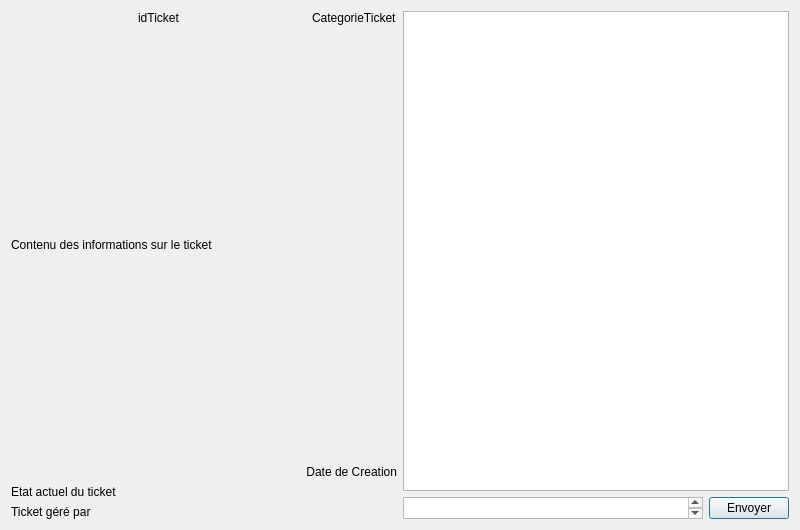
<?xml version="1.0" encoding="UTF-8"?>
<ui version="4.0">
 <class>DialogTicket</class>
 <widget class="QDialog" name="DialogTicket">
  <property name="geometry">
   <rect>
    <x>0</x>
    <y>0</y>
    <width>800</width>
    <height>530</height>
   </rect>
  </property>
  <property name="windowTitle">
   <string>Dialog</string>
  </property>
  <layout class="QHBoxLayout" name="horizontalLayout_2">
   <item>
    <layout class="QVBoxLayout" name="verticalLayout">
     <item>
      <layout class="QHBoxLayout" name="horizontalLayout_3">
       <item>
        <widget class="QLabel" name="idTicket">
         <property name="sizePolicy">
          <sizepolicy hsizetype="Expanding" vsizetype="Minimum">
           <horstretch>0</horstretch>
           <verstretch>0</verstretch>
          </sizepolicy>
         </property>
         <property name="text">
          <string notr="true">idTicket</string>
         </property>
         <property name="alignment">
          <set>Qt::AlignHCenter|Qt::AlignTop</set>
         </property>
         <property name="wordWrap">
          <bool>true</bool>
         </property>
        </widget>
       </item>
       <item>
        <widget class="QLabel" name="categorie">
         <property name="text">
          <string>CategorieTicket</string>
         </property>
        </widget>
       </item>
      </layout>
     </item>
     <item>
      <widget class="QLabel" name="contenuTicket">
       <property name="sizePolicy">
        <sizepolicy hsizetype="Preferred" vsizetype="Expanding">
         <horstretch>0</horstretch>
         <verstretch>0</verstretch>
        </sizepolicy>
       </property>
       <property name="text">
        <string notr="true">Contenu des informations sur le ticket</string>
       </property>
       <property name="wordWrap">
        <bool>true</bool>
       </property>
      </widget>
     </item>
     <item>
      <widget class="QLabel" name="dateTicket">
       <property name="text">
        <string>Date de Creation</string>
       </property>
       <property name="alignment">
        <set>Qt::AlignBottom|Qt::AlignRight|Qt::AlignTrailing</set>
       </property>
      </widget>
     </item>
     <item>
      <widget class="QLabel" name="etatTicket">
       <property name="text">
        <string>Etat actuel du ticket</string>
       </property>
      </widget>
     </item>
     <item>
      <widget class="QLabel" name="technicien">
       <property name="text">
        <string>Ticket géré par</string>
       </property>
      </widget>
     </item>
    </layout>
   </item>
   <item>
    <layout class="QVBoxLayout" name="verticalLayout_2">
     <item>
      <widget class="QListView" name="listMessage">
       <property name="editTriggers">
        <set>QAbstractItemView::NoEditTriggers</set>
       </property>
      </widget>
     </item>
     <item>
      <layout class="QHBoxLayout" name="horizontalLayout">
       <item>
        <widget class="QTextEdit" name="textMessage">
         <property name="sizePolicy">
          <sizepolicy hsizetype="Expanding" vsizetype="Ignored">
           <horstretch>0</horstretch>
           <verstretch>0</verstretch>
          </sizepolicy>
         </property>
        </widget>
       </item>
       <item>
        <widget class="QPushButton" name="Envoyer">
         <property name="sizePolicy">
          <sizepolicy hsizetype="Minimum" vsizetype="Preferred">
           <horstretch>0</horstretch>
           <verstretch>0</verstretch>
          </sizepolicy>
         </property>
         <property name="text">
          <string>Envoyer</string>
         </property>
        </widget>
       </item>
      </layout>
     </item>
    </layout>
   </item>
  </layout>
 </widget>
 <resources/>
 <connections/>
</ui>
